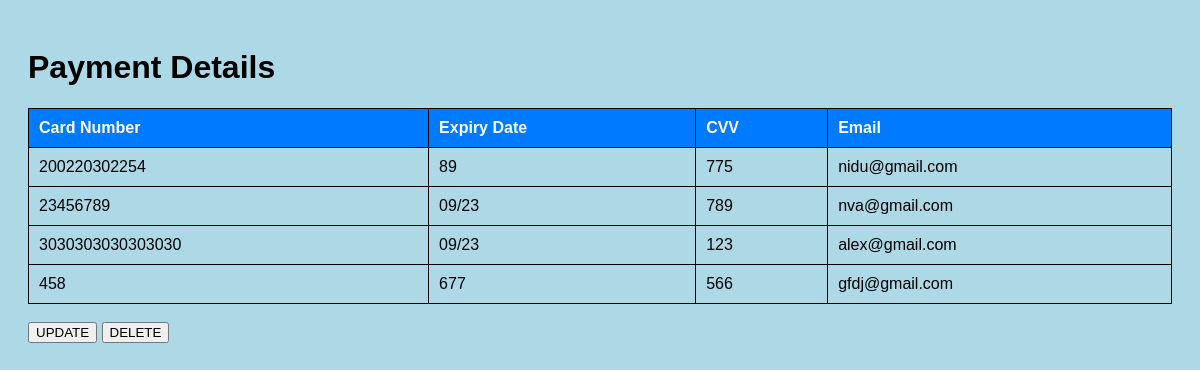
Screenshot of /payment/read.php with the database file from the repository.
### tables this page shows
CREATE TABLE `payment1` (
  `card_number` varchar(20) NOT NULL,
  `date` varchar(10) NOT NULL,
  `cvv` varchar(3) NOT NULL,
  `email` varchar(20) NOT NULL
);

### payment/read.php (the view, shortened to what this page needs)
<?php
require 'config.php';
$sql = "SELECT Card_number, Date, Cvv, Email FROM Payment1";
$result = $con->query($sql);
if ($result->num_rows > 0) {
    echo "<!DOCTYPE html>";
    echo "<html lang='en'>";
    echo "<head>";
    echo "</head>";
    echo "<body>";
    echo "<h1>Payment Details</h1>";
    echo "<table>";
    echo "<tr>";
    echo "<th>Card Number</th>";
    echo "<th>Expiry Date</th>";
    echo "<th>CVV</th>";
    echo "<th>Email</th>";
    echo "</tr>";
    while ($row = $result->fetch_assoc()) {
        echo "<tr>";
        echo "<td>".$row["Card_number"]."</td>";
        echo "<td>".$row["Date"]."</td>";
        echo "<td>".$row["Cvv"]."</td>";
        echo "<td>".$row["Email"]."</td>";
        echo "</tr>";
    }
    echo "</table>";
    echo "<br>";
    echo "<a href='updateindex.php'><button>UPDATE</button></a>";
    echo "<a href='deleteindex.php'><button>DELETE</button></a>";
    echo "</body>";
    echo "</html>";
} else {
    echo "No Results";
}
?>

### rows the page displays
payment1: card_number "200220302254", date "89", cvv "775", email "nidu@gmail.com"
payment1: card_number "23456789", date "09/23", cvv "789", email "nva@gmail.com"
payment1: card_number "3030303030303030", date "09/23", cvv "123", email "alex@gmail.com"
payment1: card_number "458", date "677", cvv "566", email "gfdj@gmail.com"
